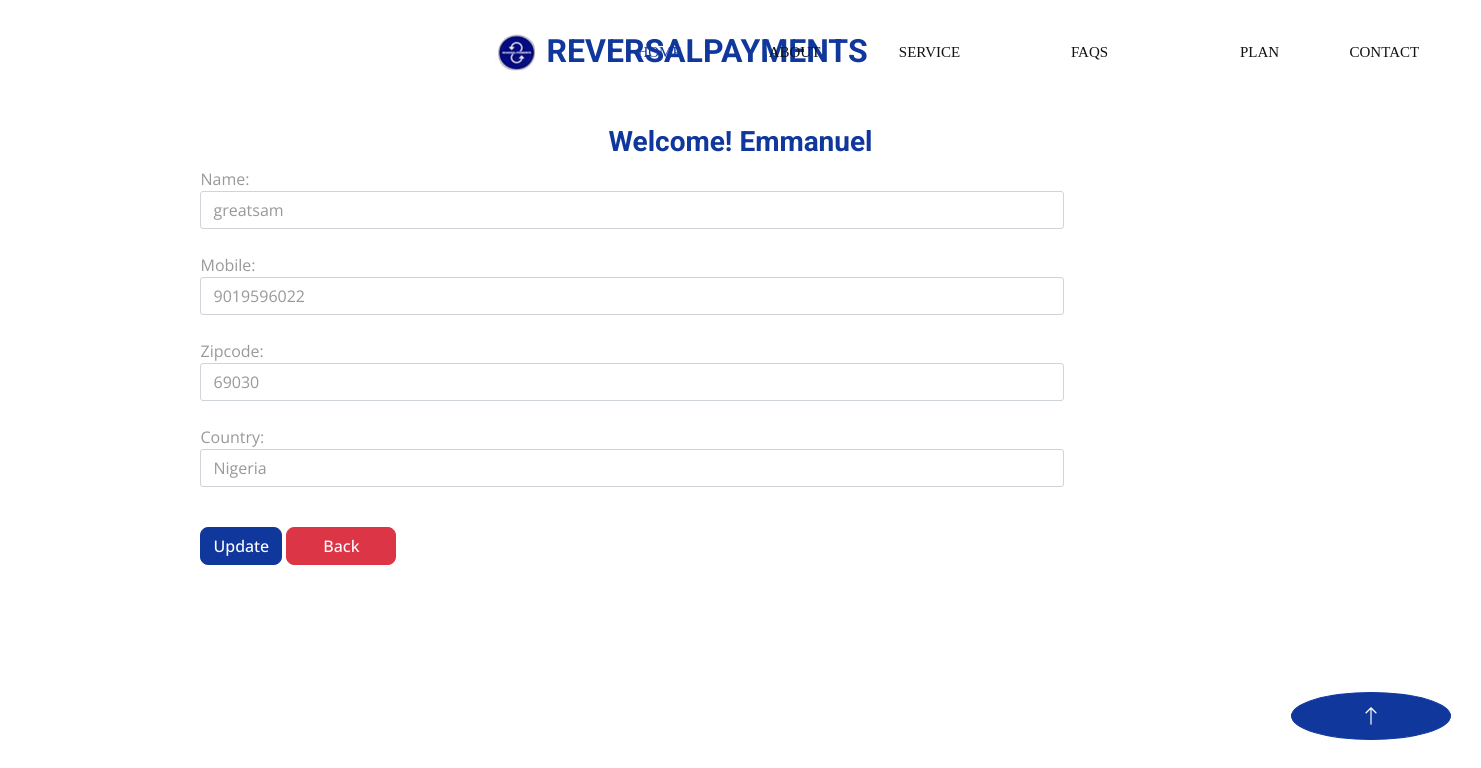
The app's page /updateAddress/15 (signed in) with its own data.
### base/models.py (models this page shows, shortened)
class Customer(models.Model):
    user = models.ForeignKey(User, on_delete=models.CASCADE)
    name = models.CharField(max_length=200)
    mobile = models.IntegerField(default=0)
    zipcode = models.IntegerField()
    country = models.CharField(max_length=200)

### base/views.py (the view, shortened to what this page needs)
# urls.py: path('updateAddress/<int:pk>', views.updateAddress.as_view(), name='updateAddress'),
class updateAddress(View):
    def get(self,request,pk):
        add = Customer.objects.get(pk=pk)
        form = CustomerProfileForm(instance=add)
        return render(request, 'updateAddress.html', locals())

### base/forms.py
class CustomerProfileForm(forms.ModelForm):
    class Meta:
        model = Customer
        fields=[ 'name', 'mobile', 'zipcode', 'country' ]
        widgets={
            'name': forms.TextInput(attrs={'class': 'form-control'}),
            'mobile': forms.NumberInput(attrs={'class': 'form-control'}),
            'zipcode': forms.NumberInput(attrs={'class': 'form-control'}),
            'country': forms.TextInput(attrs={'class': 'form-control'}),
        }

### base/templates/updateAddress.html (shortened to what this page needs)
{% extends 'navbar.html' %}
{% load static %}
{% block main-content %}
<div class="container my-5">
    <div class="row">
        <h3 class="text-center">Welcome! <span class="text-capitalize">{{request.user}}</span></h3>
    </div>
    <div class="col-sm-8 offset-sm-1">
        <form action="" method="post">
                {% for fm in form %}
                    {{fm.label_tag}} {{fm}} <small class="text-danger">{{fm.errors|striptags}}</small> <br>
                {% endfor %}
            <div class="col-12 mt-3">
                <button type="submit" class="btn btn-primary">Update</button>
                <a href="{% url 'address' %}" type="button" class="btn btn-danger">Back</a>
            </div>
        </form>
    </div>
</div>
{% endblock main-content %}

### base/static/css/style.css (style rules this page uses)
.btn { font-weight: 500; transition: .5s; border-radius: 8px; }
.btn.btn-primary { color: #FFFFFF; }

### base/static/mine/styles.css (style rules this page uses)
a:nth-child(2) { width: 110px; }

### records on screen
Customer: form "greatsam" "9019596022" "69030" "Nigeria"

### other values on screen
{{ request.user }} "Emmanuel"
{{ fm.label_tag }} "Name:" "Mobile:" "Zipcode:" "Country:"
